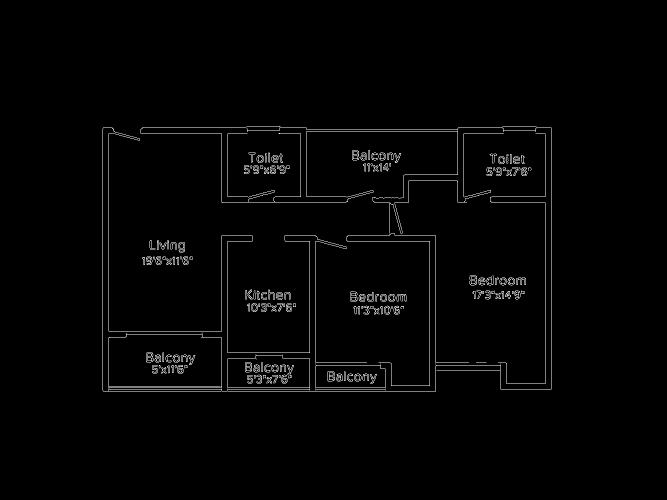
#> input picture 2Dto3D/2.jpg, 1333 x 1000 px, given in place of ., which was not available (shown at 1/2 size)
$ python index.py --images .   (Python 2 division)   (older library calls are emulated)
#> lines starting #> are read from the running program, lines starting #| are printed output that depends on the picture; after the words box and inside, x2 and y2 are one past the last pixel; in counts of white or black regions, pixels touching at a corner belong together; pictures that were not available may be replaced by others from this repository, and a replacement may not be noted
import numpy as np
import cv
import cv2
import argparse
import os

# from matplotlib import pyplot as plt
from PIL import Image
from operator import itemgetter
from scipy.spatial import KDTree

"""

"""

def cliArguments():
	ap = argparse.ArgumentParser()
	ap.add_argument("--images")

	return vars(ap.parse_args())

def auto_canny(image, sigma=0.33):
	v = np.median(image)

	lower = int(max(0, (1.0 - sigma) * v))
	upper = int(min(255, (1.0 + sigma) * v))
	edged = cv2.Canny(image, lower, upper)

	return edged

def processImage(imagePath):
#> called with imagePath = '.'
	orignalImage = cv2.imread(imagePath, cv2.CV_LOAD_IMAGE_COLOR)
#> orignalImage is the input picture: shape (1000, 1333, 3); min 0, max 255, mean 4.1

	grayImage = cv2.cvtColor(orignalImage, cv2.COLOR_BGR2GRAY)

	blurredImage = cv2.GaussianBlur(grayImage, (3, 3), 0)

	edgedCorrectedImage = auto_canny(blurredImage)
#> in auto_canny, `v = np.median(image)`: v = 0
#> in auto_canny, `edged = cv2.Canny(image, lower, upper)`:
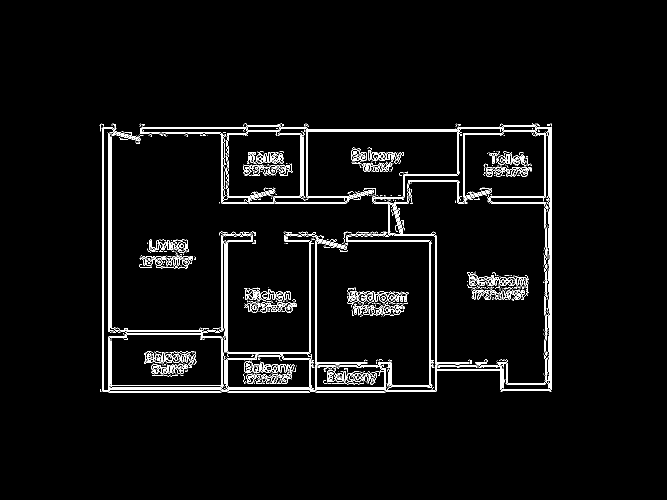
#> edged: shape (1000, 1333) (shown at 1/2 size); 3.2% white in thin lines or dots, all inside (x1, y1, x2, y2) = (199, 247, 1104, 785)

	# [7 lines of commented-out code are left out]

	ret,thresh = cv2.threshold(grayImage,127,255,cv2.THRESH_BINARY_INV)
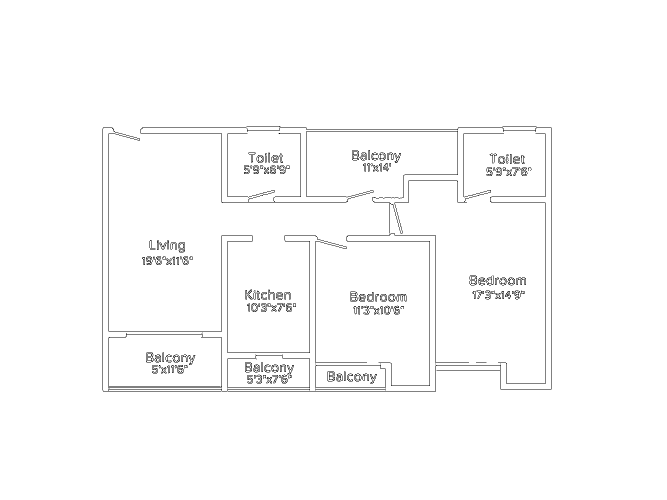
#> thresh: shape (1000, 1333) (shown at 1/2 size); 98.4% white; black in thin lines or dots, all inside (x1, y1, x2, y2) = (205, 252, 1103, 784)
	# contours, hierarchy = cv2.findContours(thresh,cv2.RETR_TREE,cv2.CHAIN_APPROX_SIMPLE)

	# cv2.drawContours(image, contours, -1, (0,255,0), 1)
	# print croppedImage

	newFile = open('data','w')

	fast = cv2.FastFeatureDetector(120)
	kp = fast.detect(grayImage,None)
#> kp = 1200 keypoints; strongest (x, y, size): (495, 252, 7), (1102, 255, 7), (1102, 257, 7), (1006, 267, 7)

	counter = 0

	i = 0
	kpArray = []

	for keyPoints in kp:
		kpArray.append(keyPoints.pt)
#> this loop made 1200 passes
#> keyPoints on passes 1 to 3: keypoint at (495, 252), size 7, keypoint at (559, 252), size 7, keypoint at (1007, 252), size 7
#> after the loop, kpArray = 1200 pairs, first value 205 to 1102, second value 252 to 783

	kpArray = sorted(kpArray,key=itemgetter(0))

	prunedKpArray = pruningArray(kpArray)
#| 1200
#> the loop in pruningArray, `for v in points:` made 1200 passes
#> (x, y, tmpArray) on passes 4, 5, 11: (217, 267, [(217, 267), (217, 676)]), (217, 676, [(217, 267), (217, 676)]), (228, 263, [(228, 263), (228, 663)])
#> after the loop in pruningArray, `for v in points:`: valid = 1796 pairs, first value 217 to 1102, second value 252 to 779
#| 1796
#> prunedKpArray has the same summary as valid in pruningArray

	for ele in prunedKpArray:
		newFile.write('a'+str(i)+'=model.floorplan.newCorner('+str(ele[0])+','+str(ele[1])+');\n')
		counter+=1
		i+=1
		if counter%2 is 0 :
			i = 0
			newFile.write('model.floorplan.newWall(a0,a1);\n')
#> this loop made 1796 passes
#> ele on passes 1 to 12: (217, 676), (217, 267), (228, 663), (228, 263), (286, 514), (286, 255), (295, 704), (295, 529), (300, 710), (300, 718), (300, 267), (300, 267)
#> after the loop, counter = 1796
	# [7 lines of commented-out code are left out]


	newFile.close()
	# i = cv2.drawKeypoints(grayImage, prunedKpArray, color=(0,0,255))
	# cv2.imshow("Show",i)
	# cv2.waitKey(0)

def pruningArray(points) :
	print len(points)
	valid = []

	threshold = 100

	for v in points:
		x = v[0]
		y = v[1]

		tmpArray = [tmp for tmp in points if (x == tmp[0])]
		for tA in tmpArray:
			newX = tA[0]
			newY = tA[1]

			if (y + threshold < newY or y - threshold > newY):
				valid.append(tA)

			if y == newY and (x + threshold < newX or x - threshold > newX):
				valid.append(tA)

	print len(valid)
	return valid

def removeWhiteSpace(image, thresh=0, contours=0, hierarchy=0):
	# [6 lines of commented-out code are left out]
	return image

def removeText(image):
	cv2.imshow("Show", image)
	cv2.waitKey(0)

if __name__ == "__main__":
	args = cliArguments()
	processImage(args['images'])
	cv2.destroyAllWindows()

$ run again, on 2Dto3D/3.jpg
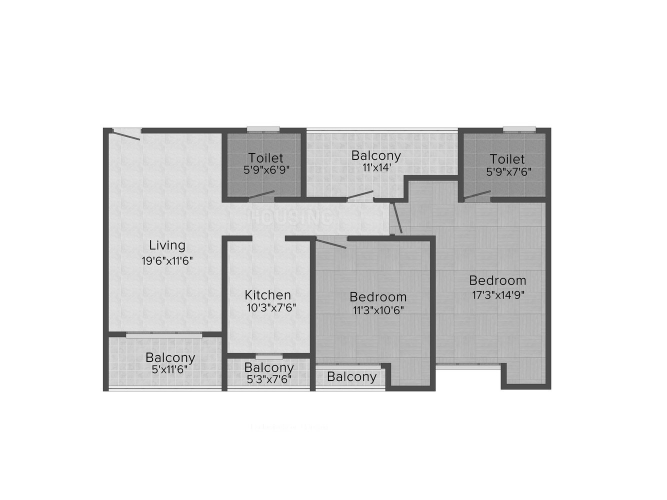
#> input picture 2Dto3D/3.jpg, 1333 x 1000 px, given in place of ., which was not available (shown at 1/2 size)
#> in processImage, orignalImage is the input picture: shape (1000, 1333, 3); min 0, max 255, mean 229.1
#> in auto_canny, `v = np.median(image)`: v = 255
#> lower = 170
#> upper = 255
#> in auto_canny, `edged = cv2.Canny(image, lower, upper)`:
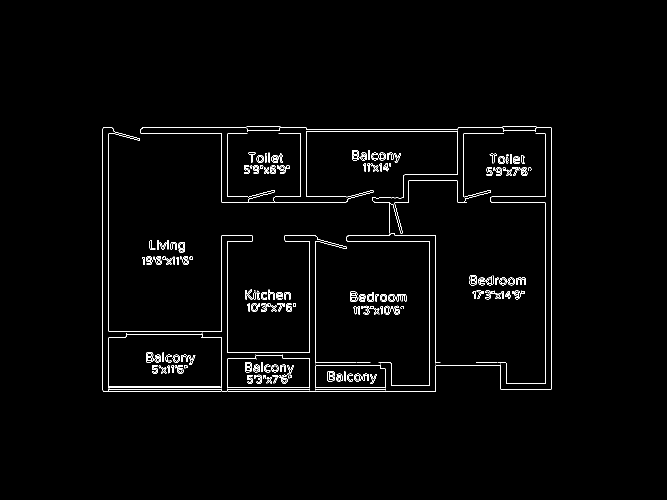
#> edged: shape (1000, 1333) (shown at 1/2 size); 1.6% white in thin lines or dots, all inside (x1, y1, x2, y2) = (205, 252, 1103, 784)
#> in processImage, `ret,thresh = cv2.threshold(grayImage,127,255,cv2.THRESH_BINARY_INV)`:
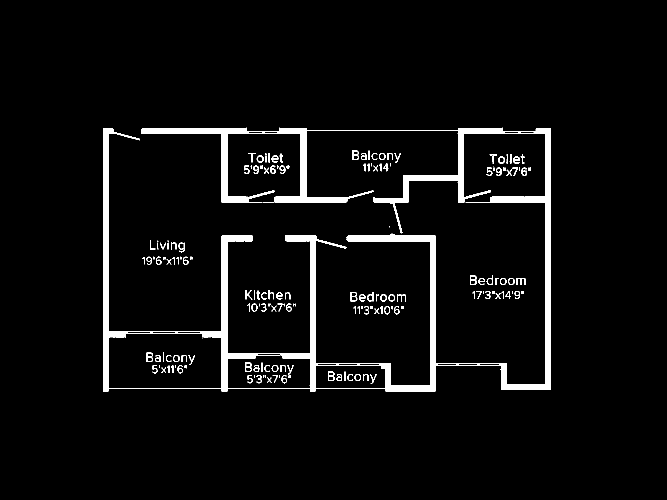
#> thresh: shape (1000, 1333) (shown at 1/2 size); 4.3% white; 178 white regions (57 under 20 px), largest, box (x1, y1, x2, y2) and area: (206, 255, 1102, 783) 49042, (490, 725, 504, 744) 133, (940, 551, 954, 570) 131
#> kp = 665 keypoints; strongest (x, y, size): (368, 487, 7), (563, 608, 7), (568, 608, 7), (288, 515, 7)
#> the loop in processImage, `for keyPoints in kp:` made 665 passes
#> keyPoints on passes 1 to 3: keypoint at (206, 256), size 7, keypoint at (612, 256), size 7, keypoint at (916, 256), size 7
#> after the loop in processImage, `for keyPoints in kp:`: kpArray = 665 pairs, first value 206 to 1101, second value 256 to 781
#| 665
#> the loop in pruningArray, `for v in points:` made 665 passes
#> (x, y, tmpArray) on passes 1, 2, 4: (206, 256, [(206, 256), (206, 781)]), (206, 781, [(206, 256), (206, 781)]), (218, 268, [(218, 268), (218, 661), (218, 675), (218, 774)])
#> after the loop in pruningArray, `for v in points:`: valid = 522 pairs, first value 206 to 1101, second value 256 to 781
#| 522
#> prunedKpArray has the same summary as valid in pruningArray
#> the loop in processImage, `for ele in prunedKpArray:` made 522 passes
#> ele on passes 1 to 8: (206, 781), (206, 256), (218, 661), (218, 675), (218, 774), (218, 268), (218, 774), (218, 268)
#> after the loop in processImage, `for ele in prunedKpArray:`: counter = 522
